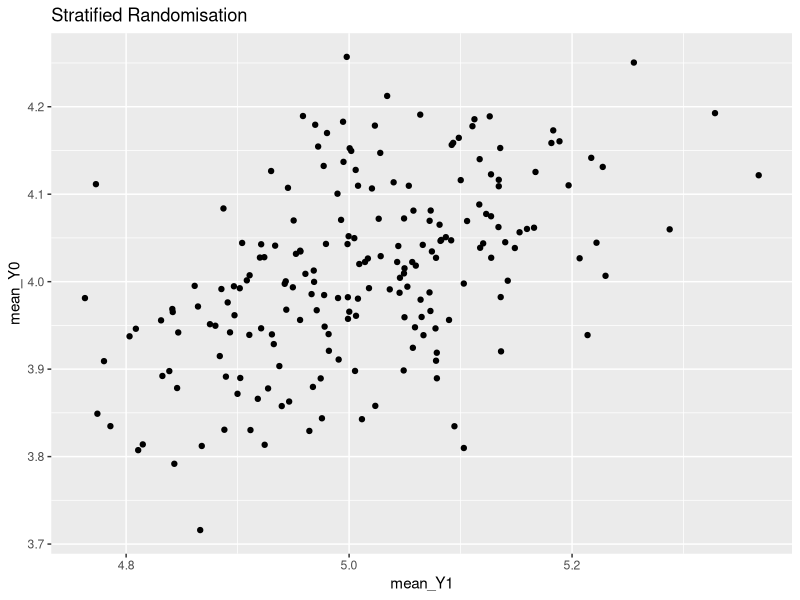
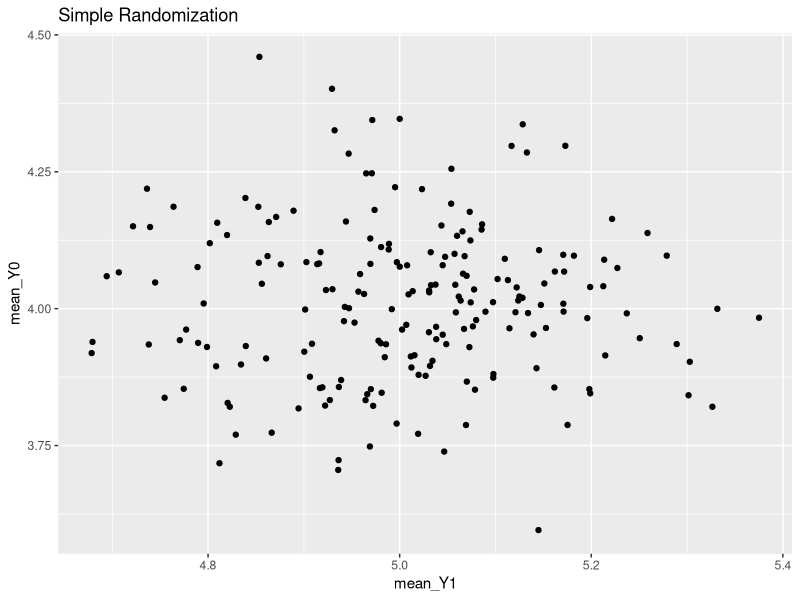

Here is the R script that generated these plots, in order:
## Johannes Schwenke - 2024-04-12
#Simulation to show that stratification will induce correlation

library(tidyverse)

# Here we will specify the basics

nSims <- 200 # Number of Simulation
intercept <- 3 # intercept of outcome (ie, no treatment, predicitive variable not present)
beta_treat1 <- 1 # effect of treatment on outcome
beta_strat <- 3 # effect of stratification factor (predictive variable) on outcome
lambda0 <- 200 #expected number of people in stratum without predictive variable
lambda1 <- 100 #expected number of people in stratum with predictive variable

# NOTE: stratification will only cause correlation if the strata are not of equal size.
# if exactly 50% of the people have or haven't the predictive factor, then this will not result in a correlation
# That's why we vary the number of patients in each stratum for every iteration of the simulation by drawing from a poisson distribution

#NOTE: this is for a continuous outcome. I assume this would work similarly for a binary outcome, on a logodds scale

# Stratified randomization ------------------------------------------------

nPatients_strat0 <- numeric()
nPatients_strat1 <- numeric()
nPatients <- numeric()
strat <- numeric()
mean_Y0 <- numeric(nSims)
mean_Y1 <- numeric(nSims)

set.seed(1)


for (i in 1:nSims){
  nPatients_strat0 <- rpois(1, lambda0) #number of patients stratum = 1
  if (nPatients_strat0 %% 2 != 0){
    nPatients_strat0 <- nPatients_strat0 + 1
  }
  
  nPatients_strat1 <- rpois(1, lambda1) #number of patients stratum = 0
  if (nPatients_strat1 %% 2 != 0){
    nPatients_strat1 <- nPatients_strat1 + 1
  }
  
  nPatients <- nPatients_strat0 + nPatients_strat1
  
  strat <- c(rep(0, nPatients_strat0), rep(1, nPatients_strat1)) #create vector of all patients who either have the strat factor or don't
  
  treatment <- rep(0:1, nPatients/2)
  # this creates a vector of "treatment allocations" which is actually just a sequence alternating between 0 and 1. (Block of 2)
  # because this is a simulation, and using rep we always have perfectly balanced allocation, no need to acutally randomize according to stratum
  # For non stratified randomization, we have to use rbinom or resample the strat vector with replacement. 
  
  
  outcome <- numeric(nPatients) # this creates an empty vector which we will use to assign the outcome for each patient
  outcome <- intercept + beta_treat1*treatment + beta_strat * strat  # this assigns the probability of death for patients receiving 'treatment 0' 
  
  error <- rnorm(nPatients) #create a vector of error terms 
  outcome <- outcome + error #add the error terms to the outcome
  
  trialdat_strat <- tibble(outcome, treatment)
  
  mean_Y0[i] <- (trialdat_strat %>% group_by(treatment) %>% summarize(mean = mean(outcome)) %>% pull())[1]
  mean_Y1[i] <- (trialdat_strat %>% group_by(treatment) %>% summarize(mean = mean(outcome)) %>% pull())[2] 
  
}
  

plot_strat <- tibble(mean_Y0, mean_Y1) %>% 
  ggplot(aes(x = mean_Y1, y = mean_Y0)) +
  geom_point() +
  ggtitle(paste("Stratified Randomisation"))

plot_strat

rm(mean_Y0, mean_Y1) #remove unused variables
  


# Non stratified randomization --------------------------------------------
nPatients_strat0 <- numeric()
nPatients_strat1 <- numeric()
nPatients <- numeric()
strat <- numeric()
mean_Y0 <- numeric(nSims)
mean_Y1 <- numeric(nSims)

set.seed(1) # this sets the random seed for your results to be reproducible


for (i in 1:nSims){
  
  nPatients_strat0 <- rpois(1, lambda0) #number of patients stratum = 1
  if (nPatients_strat0 %% 2 != 0){
    nPatients_strat0 <- nPatients_strat0 + 1
  }
  
  nPatients_strat1 <- rpois(1, lambda1) #number of patients stratum = 0
  if (nPatients_strat1 %% 2 != 0){
    nPatients_strat1 <- nPatients_strat1 + 1
  }
  
  # NOTE: stratification will only cause correlation if the strata are not of equal size.
  # if exactly 50% of the people have or haven't the predictive factor, then this will not results in a correlation
  
  nPatients <- nPatients_strat0 + nPatients_strat1
  
  strat <- c(rep(0, nPatients_strat0), rep(1, nPatients_strat1))
  strat <- sample(strat, length(strat), replace = FALSE) #here we just permute the vector, because otherwise by using rep below, we'd create stratified randomization
  
  treatment <- rep(0:1, nPatients/2)
  
  
  outcome <- numeric(nPatients) # this creates an empty vector which we will use to assign the outcome for each patient
  outcome <- intercept + beta_treat1*treatment + beta_strat * strat  # this assigns the probability of death for patients receiving 'treatment 0' 
  
  
  error <- rnorm(nPatients )
  outcome <- outcome + error
  
  trialdat_non_strat <- tibble(outcome, treatment)
  
  mean_Y0[i] <- (trialdat_non_strat %>% group_by(treatment) %>% summarize(mean = mean(outcome)) %>% pull())[1]
  mean_Y1[i] <- (trialdat_non_strat %>% group_by(treatment) %>% summarize(mean = mean(outcome)) %>% pull())[2] 
  
  trialdat_non_strat <- tibble(outcome, treatment)
  
}


plot_non_strat <- tibble(mean_Y0, mean_Y1) %>% 
  ggplot(aes(x = mean_Y1, y = mean_Y0)) +
  geom_point() +
  ggtitle(paste("Simple Randomization"))

plot_non_strat
